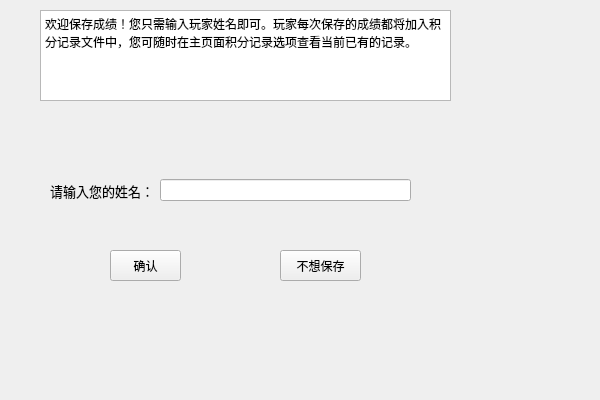
<?xml version="1.0" encoding="UTF-8"?>
<ui version="4.0">
 <class>RecordWidget</class>
 <widget class="QWidget" name="RecordWidget">
  <property name="geometry">
   <rect>
    <x>0</x>
    <y>0</y>
    <width>600</width>
    <height>400</height>
   </rect>
  </property>
  <property name="minimumSize">
   <size>
    <width>600</width>
    <height>400</height>
   </size>
  </property>
  <property name="maximumSize">
   <size>
    <width>600</width>
    <height>400</height>
   </size>
  </property>
  <property name="windowTitle">
   <string>保存记录</string>
  </property>
  <property name="styleSheet">
   <string notr="true">#RecordWidget{border-image: url(:/res/bg2.png);}</string>
  </property>
  <widget class="QTextBrowser" name="textBrowser">
   <property name="geometry">
    <rect>
     <x>40</x>
     <y>10</y>
     <width>411</width>
     <height>91</height>
    </rect>
   </property>
   <property name="html">
    <string>&lt;!DOCTYPE HTML PUBLIC &quot;-//W3C//DTD HTML 4.0//EN&quot; &quot;http://www.w3.org/TR/REC-html40/strict.dtd&quot;&gt;
&lt;html&gt;&lt;head&gt;&lt;meta name=&quot;qrichtext&quot; content=&quot;1&quot; /&gt;&lt;style type=&quot;text/css&quot;&gt;
p, li { white-space: pre-wrap; }
&lt;/style&gt;&lt;/head&gt;&lt;body style=&quot; font-family:'SimSun'; font-size:9pt; font-weight:400; font-style:normal;&quot;&gt;
&lt;p style=&quot; margin-top:0px; margin-bottom:0px; margin-left:0px; margin-right:0px; -qt-block-indent:0; text-indent:0px;&quot;&gt;欢迎保存成绩！您只需输入玩家姓名即可。玩家每次保存的成绩都将加入积分记录文件中，您可随时在主页面积分记录选项查看当前已有的记录。&lt;/p&gt;&lt;/body&gt;&lt;/html&gt;</string>
   </property>
  </widget>
  <widget class="QPushButton" name="confirmBtn">
   <property name="geometry">
    <rect>
     <x>110</x>
     <y>250</y>
     <width>71</width>
     <height>31</height>
    </rect>
   </property>
   <property name="text">
    <string>确认</string>
   </property>
  </widget>
  <widget class="QPushButton" name="cancelBtn">
   <property name="geometry">
    <rect>
     <x>280</x>
     <y>250</y>
     <width>81</width>
     <height>31</height>
    </rect>
   </property>
   <property name="text">
    <string>不想保存</string>
   </property>
  </widget>
  <widget class="QWidget" name="layoutWidget">
   <property name="geometry">
    <rect>
     <x>50</x>
     <y>170</y>
     <width>361</width>
     <height>41</height>
    </rect>
   </property>
   <layout class="QHBoxLayout" name="horizontalLayout">
    <item>
     <widget class="QLabel" name="label">
      <property name="font">
       <font>
        <family>Agency FB</family>
        <pointsize>10</pointsize>
       </font>
      </property>
      <property name="text">
       <string>请输入您的姓名：</string>
      </property>
     </widget>
    </item>
    <item>
     <widget class="QLineEdit" name="nameInput"/>
    </item>
   </layout>
  </widget>
 </widget>
 <resources/>
 <connections/>
</ui>
